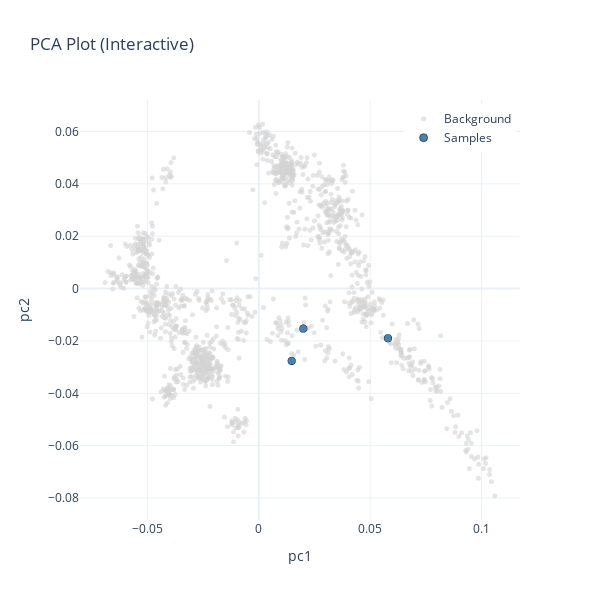

Notebook code cell kept with this figure:
### Code cell
df_out = project_eigenstrat(es_path="/mnt/archgen/users/hringbauer/data/ringbauer2025_es/punic208.v54.3_1240k",
                            iids = ["I18202", "I11806","I35342"], fig_path='./figs/punic3.html',
                            es_type="default")

### Figure 1 — Plotly figure (JSON) as saved in the notebook; plotly's stock layout.template omitted (floating-point values rounded to 4 significant figures; data arrays with more than 128 entries replaced by an {"elided": "..."} marker saying what was removed)
{"data": [{"hovertemplate": "<b>%{text}</b><br>pc1: %{x}<br>pc2: %{y}<extra></extra>", "marker": {"color": "lightgray", "opacity": 0.6, "size": 5}, "mode": "markers", "name": "Background", "text": {"elided": "1250 str values"}, "type": "scattergl", "x": {"elided": "1250 float values"}, "y": {"elided": "1250 float values"}}, {"hovertemplate": "<b>%{text}</b><br>pc1: %{x}<br>pc2: %{y}<extra></extra>", "marker": {"color": "steelblue", "line": {"color": "black", "width": 0.5}, "size": 8}, "mode": "markers", "name": "Samples", "text": ["I18202", "I11806", "I35342"], "type": "scattergl", "x": [0.01995, 0.05796, 0.01476], "y": [-0.01531, -0.01896, -0.02762]}], "layout": {"height": 600, "legend": {"x": 0.99, "xanchor": "right", "y": 0.99, "yanchor": "top"}, "title": {"text": "PCA Plot (Interactive)"}, "width": 600, "xaxis": {"title": {"text": "pc1"}}, "yaxis": {"title": {"text": "pc2"}}}}
